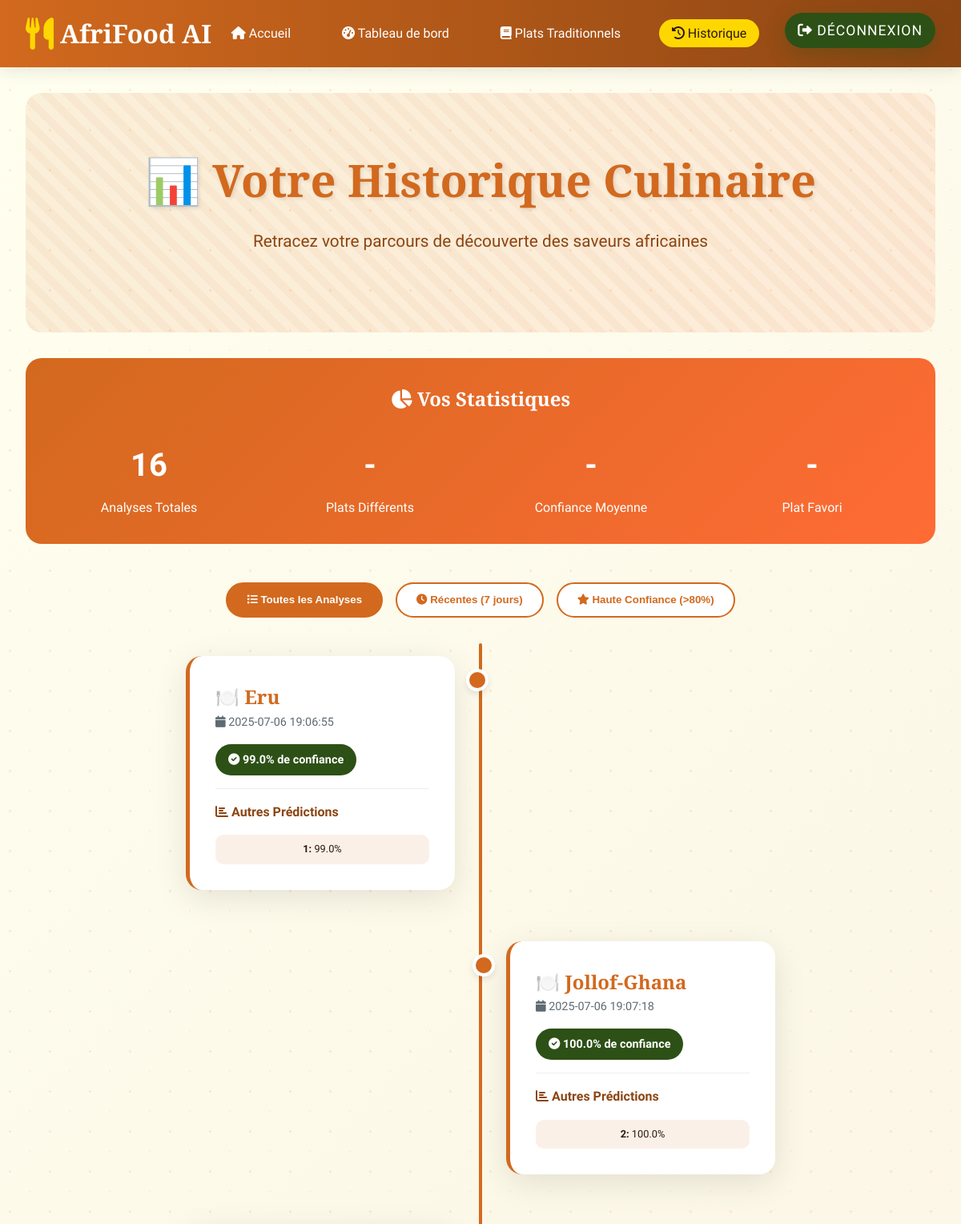
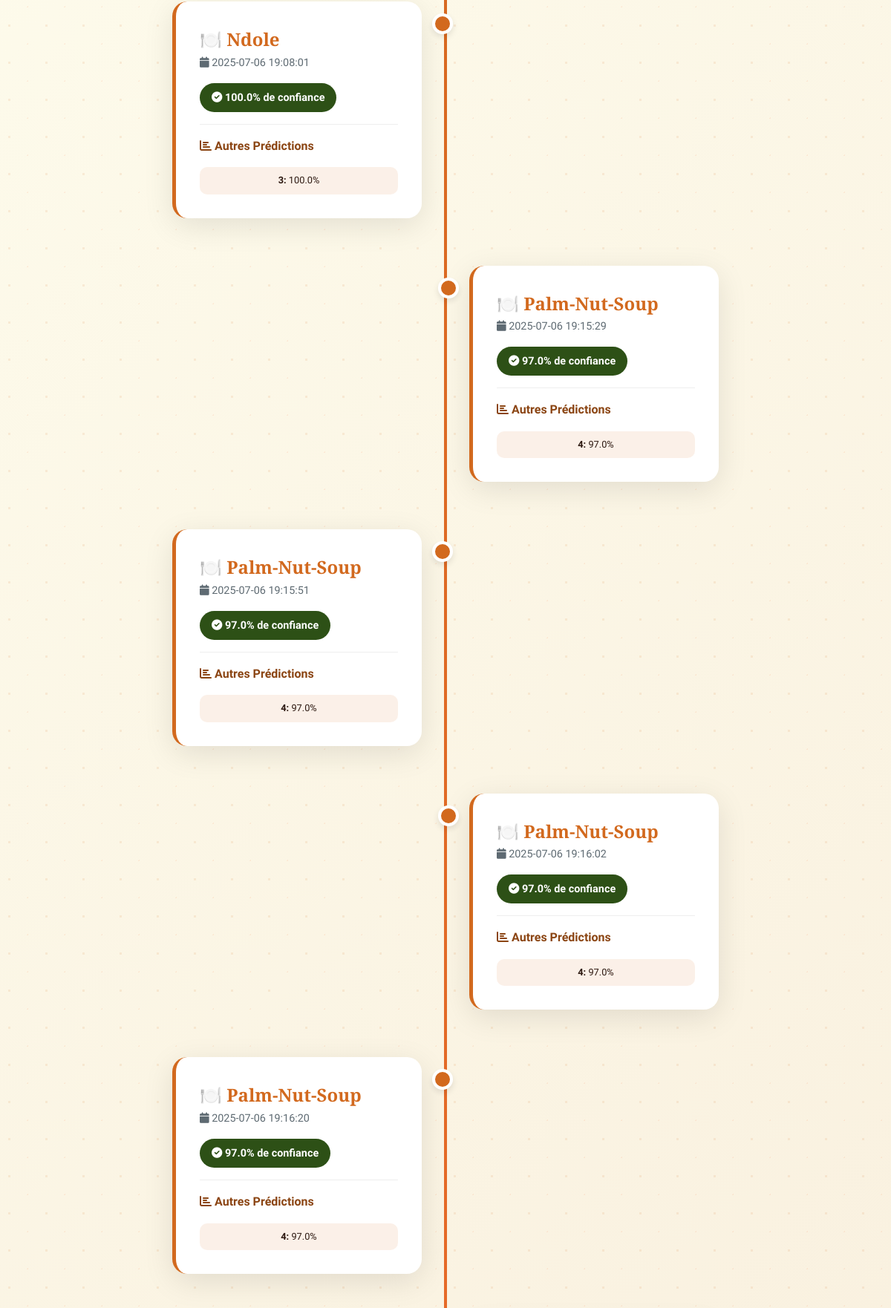
/historique (signed in, upper part), run on the app's committed database (2 pictures, top to bottom).
### tables this page shows
CREATE TABLE predictions (
            id INTEGER PRIMARY KEY AUTOINCREMENT,
            user_id INTEGER,
            predicted_class TEXT NOT NULL,
            confidence REAL NOT NULL,
            all_predictions TEXT NOT NULL,
            created_at TIMESTAMP DEFAULT CURRENT_TIMESTAMP,
            FOREIGN KEY (user_id) REFERENCES users (id)
        );

### app.py (the view)
@app.route('/historique')
def historique():
    if 'user_id' not in session:
        return redirect(url_for('login'))
    predictions = get_user_predictions(session['user_id'])
    return render_template('historique.html', predictions=predictions)

### app.py (called while the page is built)
@contextmanager
def get_db_connection():
    conn = sqlite3.connect(DATABASE_PATH)
    conn.row_factory = sqlite3.Row
    try:
        yield conn
    finally:
        conn.close()

def get_user_predictions(user_id):
    with get_db_connection() as conn:
        cursor = conn.cursor()
        cursor.execute(
            'SELECT * FROM predictions WHERE user_id = ? ORDER BY created_at DESC',
            (user_id,)
        )
        predictions = cursor.fetchall()
        result = []
        for pred in predictions:
            result.append({
                'timestamp': pred['created_at'],
                'predicted_class': pred['predicted_class'],
                'confidence': pred['confidence'],
                'all_predictions': json.loads(pred['all_predictions'])
            })
        return result

### templates/historique.html (shortened to what this page needs)
{% extends "base.html" %}
{% block content %}
<div class="container">
    <section class="hero-section">
        <div class="hero-content">
            <h1 class="hero-title">📊 Votre Historique Culinaire</h1>
            <p class="hero-subtitle">
                Retracez votre parcours de découverte des saveurs africaines
            </p>
        </div>
    </section>
    {% if predictions %}
    <div class="stats-summary">
        <h2 style="margin-bottom: 1rem; font-family: 'Playfair Display', serif;">
            <i class="fas fa-chart-pie"></i> Vos Statistiques
        </h2>
        <div class="stats-grid">
            <div class="stat-item">
                <span class="stat-number">{{ predictions|length }}</span>
                <span>Analyses Totales</span>
            </div>
            <div class="stat-item">
                <span class="stat-number" id="uniqueDishes">-</span>
                <span>Plats Différents</span>
            </div>
            <div class="stat-item">
                <span class="stat-number" id="avgConfidence">-</span>
                <span>Confiance Moyenne</span>
            </div>
            <div class="stat-item">
                <span class="stat-number" id="favoriteDish">-</span>
                <span>Plat Favori</span>
            </div>
        </div>
    </div>
    <div class="filter-tabs">
        <button class="filter-tab active" data-filter="all">
            <i class="fas fa-list"></i> Toutes les Analyses
        </button>
        <button class="filter-tab" data-filter="recent">
            <i class="fas fa-clock"></i> Récentes (7 jours)
        </button>
        <button class="filter-tab" data-filter="high-confidence">
            <i class="fas fa-star"></i> Haute Confiance (>80%)
        </button>
    </div>
    <div class="timeline" id="timeline">
        {% for prediction in predictions|reverse %}
        <div class="timeline-item" data-date="{{ prediction.timestamp }}" data-confidence="{{ (prediction.confidence * 100)|round }}">
            <div class="prediction-card">
                <div class="prediction-header">
                    <div>
                        <div class="prediction-dish">
                            🍽️ {{ prediction.predicted_class|title }}
                        </div>
                        <div class="prediction-date">
                            <i class="fas fa-calendar"></i>
                            {{ prediction.timestamp[:19]|replace('T', ' à ') }}
                        </div>
                    </div>
                    <div class="confidence-display">
                        <i class="fas fa-check-circle"></i>
                        {{ (prediction.confidence * 100)|round }}% de confiance
                    </div>
                </div>
                <div class="prediction-details">
                    <h4 style="color: var(--secondary-color); margin-bottom: 1rem;">
                        <i class="fas fa-chart-bar"></i> Autres Prédictions
                    </h4>
                    <div class="other-predictions">
                        {% for pred_value in prediction.all_predictions %}
                        {% set confidence_pct = (pred_value * 100)|round %}
                        {% if confidence_pct > 5 %}
                        <div class="other-prediction">
                            <strong>{{ loop.index0 }}:</strong> {{ confidence_pct }}%
                        </div>
                        {% endif %}
                        {% endfor %}
                    </div>
                </div>
            </div>
        </div>
        {% endfor %}
    </div>
    {% endif %}
</div>
{% endblock %}

### templates/base.html (shortened to what this page needs)
<!DOCTYPE html>
<html lang="fr">
<head>
    <link href="https://cdnjs.cloudflare.com/ajax/libs/font-awesome/6.0.0/css/all.min.css" rel="stylesheet">
</head>
<body>
    <div class="african-pattern"></div>
    <nav class="navbar">
        <div class="container">
            <a href="{{ url_for('index') }}" class="logo">
                <i class="fas fa-utensils"></i>
                AfriFood AI
            </a>
            <ul class="nav-links" id="navLinks">
                <li><a href="{{ url_for('index') }}" class="{% if request.endpoint == 'index' %}active{% endif %}">
                    <i class="fas fa-home"></i> Accueil
                </a></li>
                {% if session.user_email %}
                    <li><a href="{{ url_for('dashboard') }}" class="{% if request.endpoint == 'dashboard' %}active{% endif %}">
                        <i class="fas fa-tachometer-alt"></i> Tableau de bord
                    </a></li>
                    <li><a href="{{ url_for('plats_traditionnels_route') }}" class="{% if request.endpoint == 'plats_traditionnels_route' %}active{% endif %}">
                        <i class="fas fa-book"></i> Plats Traditionnels
                    </a></li>
                    <li><a href="{{ url_for('historique') }}" class="{% if request.endpoint == 'historique' %}active{% endif %}">
                        <i class="fas fa-history"></i> Historique
                    </a></li>
                    <li><a href="{{ url_for('logout') }}" class="btn btn-secondary">
                        <i class="fas fa-sign-out-alt"></i> Déconnexion
                    </a></li>
                {% endif %}
            </ul>
        </div>
    </nav>
    <main>
        {% block content %}{% endblock %}
    </main>
</body>
</html>

### templates/base.html (style rules this page uses)
:root { --primary-color: #D2691E; --secondary-color: #8B4513; --accent-color: #FF6B35; --success-color: #2D5016; --warning-color: #FFD700; --error-color: #DC143C; --dark-color: #2C1810; --light-color: #FFF8DC; --earth-brown: #8B4513; --sunset-orange: #FF6B35; --forest-green: #2D5016; --gold-yellow: #FFD700; --clay-red: #B22222; --ivory: #FFFFF0; --charcoal: #36454F; }
* { margin: 0; padding: 0; box-sizing: border-box; }
body { font-family: 'Ubuntu', sans-serif; background: linear-gradient(135deg, var(--ivory) 0%, #F5E6D3 100%); color: var(--dark-color); line-height: 1.6; min-height: 100vh; }
.african-pattern { background-image: radial-gradient(circle at 25% 25%, var(--primary-color) 2px, transparent 2px), radial-gradient(circle at 75% 75%, var(--accent-color) 1px, transparent 1px); background-size: 50px 50px; opacity: 0.1; position: fixed; top: 0; left: 0; width: 100%; height: 100%; z-index: -1; }
.navbar { background: linear-gradient(90deg, var(--primary-color), var(--secondary-color)); padding: 1rem 0; box-shadow: 0 4px 20px rgba(0,0,0,0.1); position: sticky; top: 0; z-index: 1000; }
.navbar .container { max-width: 1200px; margin: 0 auto; padding: 0 2rem; display: flex; justify-content: space-between; align-items: center; }
.logo { font-family: 'Playfair Display', serif; font-size: 2rem; font-weight: 700; color: white; text-decoration: none; display: flex; align-items: center; gap: 0.5rem; }
.logo i { font-size: 2.5rem; color: var(--gold-yellow); }
.nav-links { display: flex; list-style: none; gap: 2rem; align-items: center; }
.nav-links a { color: white; text-decoration: none; font-weight: 500; transition: all 0.3s ease; padding: 0.5rem 1rem; border-radius: 25px; position: relative; overflow: hidden; }
.nav-links a.active { background: var(--gold-yellow); color: var(--dark-color); }
.container { max-width: 1200px; margin: 0 auto; padding: 0 2rem; }
.hero-section { text-align: center; padding: 4rem 0; background: linear-gradient(135deg, rgba(210, 105, 30, 0.1), rgba(255, 107, 53, 0.1)); border-radius: 20px; margin: 2rem 0; position: relative; overflow: hidden; }
.hero-section::before { content: ''; position: absolute; top: -50%; left: -50%; width: 200%; height: 200%; background: repeating-linear-gradient( 45deg, transparent, transparent 10px, rgba(210, 105, 30, 0.05) 10px, rgba(210, 105, 30, 0.05) 20px ); animation: rotate 20s linear infinite; }
.hero-content { position: relative; z-index: 2; }
.hero-title { font-family: 'Playfair Display', serif; font-size: 3.5rem; font-weight: 700; color: var(--primary-color); margin-bottom: 1rem; text-shadow: 2px 2px 4px rgba(0,0,0,0.1); }
.hero-subtitle { font-size: 1.3rem; color: var(--secondary-color); margin-bottom: 2rem; max-width: 600px; margin-left: auto; margin-right: auto; }
.btn { display: inline-block; padding: 1rem 2rem; border: none; border-radius: 50px; font-size: 1.1rem; font-weight: 600; text-decoration: none; cursor: pointer; transition: all 0.3s ease; position: relative; overflow: hidden; text-transform: uppercase; letter-spacing: 1px; }
.btn-secondary { background: linear-gradient(45deg, var(--forest-green), var(--success-color)); color: white; box-shadow: 0 8px 25px rgba(45, 80, 22, 0.3); }
.fade-in { animation: fadeIn 0.8s ease-in; }

### data on the page
predictions: predicted_class "Eru", created_at "2025-07-06 19:06:55", (prediction.confidence*100)|round "99.0", all_predictions "99.0"
predictions: predicted_class "Jollof-Ghana", created_at "2025-07-06 19:07:18", (prediction.confidence*100)|round "100.0", all_predictions "100.0"
predictions: predicted_class "Ndole", created_at "2025-07-06 19:08:01", (prediction.confidence*100)|round "100.0", all_predictions "100.0"
predictions: predicted_class "Palm-Nut-Soup", created_at "2025-07-06 19:15:29", (prediction.confidence*100)|round "97.0", all_predictions "97.0"
predictions: predicted_class "Palm-Nut-Soup", created_at "2025-07-06 19:15:51", (prediction.confidence*100)|round "97.0", all_predictions "97.0"
predictions: predicted_class "Palm-Nut-Soup", created_at "2025-07-06 19:16:02", (prediction.confidence*100)|round "97.0", all_predictions "97.0"
predictions: predicted_class "Palm-Nut-Soup", created_at "2025-07-06 19:16:20", (prediction.confidence*100)|round "97.0", all_predictions "97.0"

### other printed values
{{ predictions|length }} "16"
